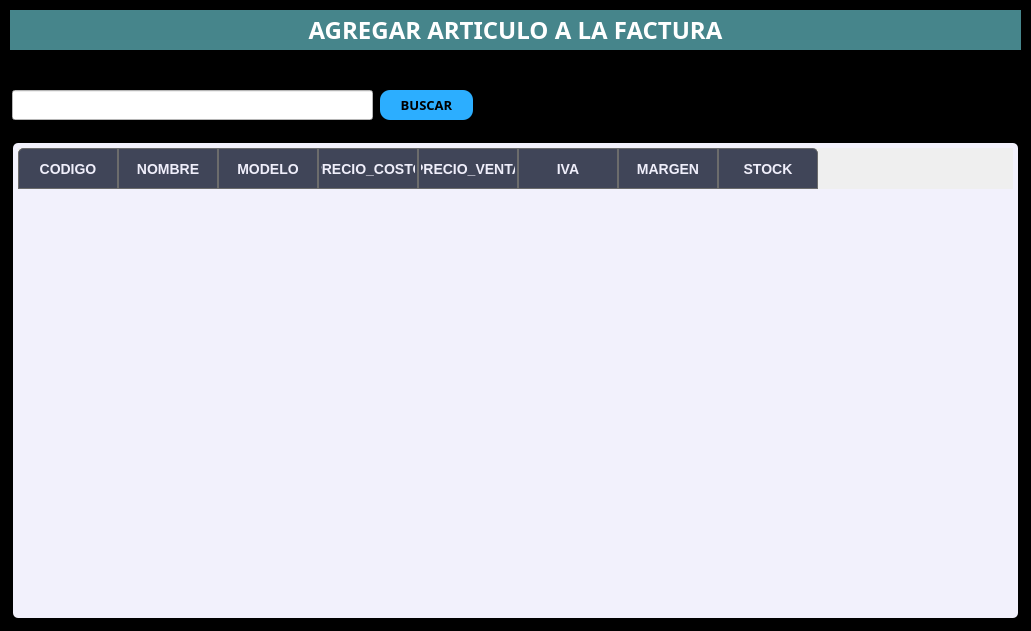
<?xml version="1.0" encoding="UTF-8"?>
<ui version="4.0">
 <class>ventana_agregarItemFactura</class>
 <widget class="QDialog" name="ventana_agregarItemFactura">
  <property name="geometry">
   <rect>
    <x>0</x>
    <y>0</y>
    <width>1031</width>
    <height>631</height>
   </rect>
  </property>
  <property name="minimumSize">
   <size>
    <width>1031</width>
    <height>631</height>
   </size>
  </property>
  <property name="maximumSize">
   <size>
    <width>1031</width>
    <height>631</height>
   </size>
  </property>
  <property name="windowTitle">
   <string>Dialog</string>
  </property>
  <property name="styleSheet">
   <string notr="true">QDialog{
background-color:#000000
}</string>
  </property>
  <widget class="QLineEdit" name="lineEdit_BuscarItemArticuloNvaFactura">
   <property name="geometry">
    <rect>
     <x>12</x>
     <y>90</y>
     <width>361</width>
     <height>30</height>
    </rect>
   </property>
   <property name="minimumSize">
    <size>
     <width>0</width>
     <height>30</height>
    </size>
   </property>
   <property name="palette">
    <palette>
     <active>
      <colorrole role="Button">
       <brush brushstyle="SolidPattern">
        <color alpha="255">
         <red>255</red>
         <green>255</green>
         <blue>255</blue>
        </color>
       </brush>
      </colorrole>
      <colorrole role="Base">
       <brush brushstyle="SolidPattern">
        <color alpha="255">
         <red>255</red>
         <green>255</green>
         <blue>255</blue>
        </color>
       </brush>
      </colorrole>
      <colorrole role="Window">
       <brush brushstyle="SolidPattern">
        <color alpha="255">
         <red>255</red>
         <green>255</green>
         <blue>255</blue>
        </color>
       </brush>
      </colorrole>
     </active>
     <inactive>
      <colorrole role="Button">
       <brush brushstyle="SolidPattern">
        <color alpha="255">
         <red>255</red>
         <green>255</green>
         <blue>255</blue>
        </color>
       </brush>
      </colorrole>
      <colorrole role="Base">
       <brush brushstyle="SolidPattern">
        <color alpha="255">
         <red>255</red>
         <green>255</green>
         <blue>255</blue>
        </color>
       </brush>
      </colorrole>
      <colorrole role="Window">
       <brush brushstyle="SolidPattern">
        <color alpha="255">
         <red>255</red>
         <green>255</green>
         <blue>255</blue>
        </color>
       </brush>
      </colorrole>
     </inactive>
     <disabled>
      <colorrole role="Button">
       <brush brushstyle="SolidPattern">
        <color alpha="255">
         <red>255</red>
         <green>255</green>
         <blue>255</blue>
        </color>
       </brush>
      </colorrole>
      <colorrole role="Base">
       <brush brushstyle="SolidPattern">
        <color alpha="255">
         <red>255</red>
         <green>255</green>
         <blue>255</blue>
        </color>
       </brush>
      </colorrole>
      <colorrole role="Window">
       <brush brushstyle="SolidPattern">
        <color alpha="255">
         <red>255</red>
         <green>255</green>
         <blue>255</blue>
        </color>
       </brush>
      </colorrole>
     </disabled>
    </palette>
   </property>
   <property name="font">
    <font>
     <pointsize>18</pointsize>
    </font>
   </property>
   <property name="styleSheet">
    <string notr="true">QLineEdit{
background-color:#ffffff;
}</string>
   </property>
  </widget>
  <widget class="QPushButton" name="bt_BuscarItemArticuloNvaFactura">
   <property name="geometry">
    <rect>
     <x>380</x>
     <y>90</y>
     <width>93</width>
     <height>30</height>
    </rect>
   </property>
   <property name="minimumSize">
    <size>
     <width>0</width>
     <height>30</height>
    </size>
   </property>
   <property name="font">
    <font>
     <family>Orbitron SemiBold</family>
     <pointsize>10</pointsize>
     <weight>75</weight>
     <bold>true</bold>
    </font>
   </property>
   <property name="styleSheet">
    <string notr="true">QPushButton{
background-color:#2caeff;
border-radius:10px;
}

QPushButton:hover{
background-color:#39ffa3;
}</string>
   </property>
   <property name="text">
    <string>BUSCAR</string>
   </property>
  </widget>
  <widget class="QTableWidget" name="tableWidgetAgregarArtNvaFactura">
   <property name="geometry">
    <rect>
     <x>10</x>
     <y>140</y>
     <width>1011</width>
     <height>481</height>
    </rect>
   </property>
   <property name="font">
    <font>
     <pointsize>-1</pointsize>
    </font>
   </property>
   <property name="styleSheet">
    <string notr="true">QTableView{
color: #000 ;
text-align: center;
padding: 5px;
margin: 3px;
border-radius: 5px;
font-size: 14px;
background-color: #FFF2F1FC; 
}

QTableView QTableCornerButton::section {
   	border-top-left-radius: 5px;
    border: 0.5px solid #6c6c6c;
 background-color: #BF060C26; 
}
QTableView QHeaderView::section::last:horizontal{
	border-top-right-radius: 5px;
}


QTableView QHeaderView::section::first:horizontal {
	border-top-left-radius: 5px;
}



 QTableView ::section{
	padding: 2px 5px ;
	color: #D9D9D9 ;
	  qproperty-alignment: AlignCenter;
	border: 1px solid grey;
	background-color:#1f232a;
	height: 35;
}


 QTableView QHeaderView::section:vertical {
 border: 0.5px solid #6c6c6c;
	padding: 1px;
  font-weight: bold; /* Poner en negrita */
  font-size: 10px; /* Tamaño de la letra */
  padding: 1px;
color: #FFEFEEFA;
 background-color: #BF060C26; 
}

QTableView::item:selected {
    background-color:#FF1EB0ED;
	color: white;
}

/*
QTableView::item:selected {
    background-color:#FF1EB0ED;
	color: white;
}
*/

/*
QTableView::item:selected:!focus {
    background-color:#FF1EB0ED;
	color: white;
}
*/

QHeaderView { 
qproperty-defaultAlignment: AlignCenter; 
}

	/* centrar titulos y dar padding */
QTableView QHeaderView::section:horizontal {
  font-weight: bold; /* Poner en negrita */
  font-size: 14px; /* Tamaño de la letra */
 /* padding: 2px 5px ;
  margin: 2px;*/
   text-align: center;
	padding: 2px;
  color: #FFEFEEFA;
 border: 0.5px solid #6c6c6c;
 background-color: #BF060C26;
}
</string>
   </property>
   <column>
    <property name="text">
     <string>CODIGO</string>
    </property>
   </column>
   <column>
    <property name="text">
     <string>NOMBRE</string>
    </property>
   </column>
   <column>
    <property name="text">
     <string>MODELO</string>
    </property>
   </column>
   <column>
    <property name="text">
     <string>PRECIO_COSTO</string>
    </property>
   </column>
   <column>
    <property name="text">
     <string>PRECIO_VENTA</string>
    </property>
   </column>
   <column>
    <property name="text">
     <string>IVA</string>
    </property>
   </column>
   <column>
    <property name="text">
     <string>MARGEN</string>
    </property>
   </column>
   <column>
    <property name="text">
     <string>STOCK</string>
    </property>
   </column>
  </widget>
  <widget class="QLabel" name="labelArticulo_2">
   <property name="geometry">
    <rect>
     <x>10</x>
     <y>10</y>
     <width>1011</width>
     <height>40</height>
    </rect>
   </property>
   <property name="minimumSize">
    <size>
     <width>0</width>
     <height>40</height>
    </size>
   </property>
   <property name="maximumSize">
    <size>
     <width>16777215</width>
     <height>40</height>
    </size>
   </property>
   <property name="font">
    <font>
     <family>Goldman</family>
     <pointsize>18</pointsize>
     <weight>75</weight>
     <bold>true</bold>
    </font>
   </property>
   <property name="styleSheet">
    <string notr="true">QLabel{
background-color:#46858b;
color:#ffffff
}</string>
   </property>
   <property name="text">
    <string>AGREGAR ARTICULO A LA FACTURA</string>
   </property>
   <property name="alignment">
    <set>Qt::AlignCenter</set>
   </property>
  </widget>
 </widget>
 <resources/>
 <connections/>
</ui>
